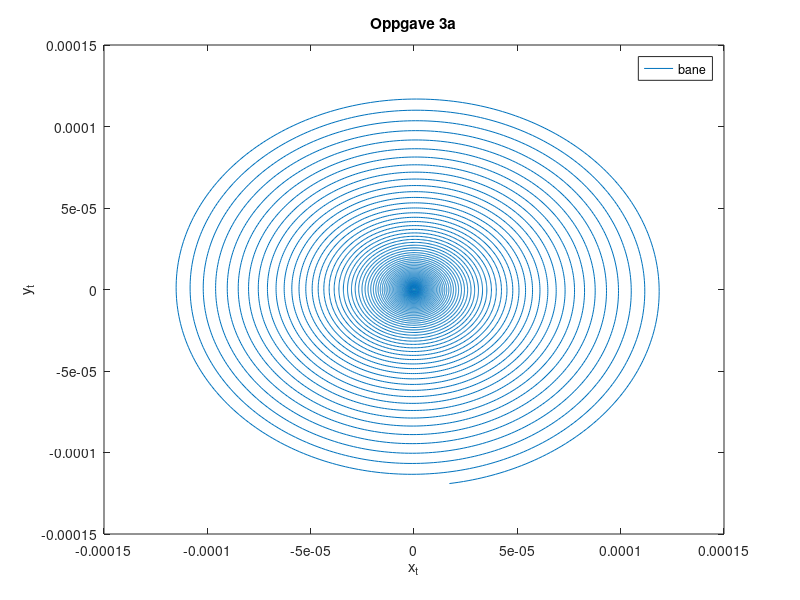

Write MATLAB code to recreate this figure.

% variabler
m_p = 1.67*10e-27;
e = 1.6*10e-19;
v0 = [0,0,0];
r0 = [0,0,0];
B = [0,0,2]; %B=(0,0,2T)
dt = 1e-10;
t0 = 0;
t1 = 3e-6;
t=t0:dt:t1;
r = r0;
v = v0;
E0 = [90/25 0 0 ];
E=E0;
Bs=sqrt(B(:,1)^2 + B(:,2)^2 +B(:,3)^2) ; 
omega = (e*Bs)/m_p;

for i=2:length(t)
    
    F_B = e.*(cross(v(i-1,:),B));
    F_E = E.*e;
    F = F_E+F_B;
    a = F./m_p;
    v(i,:) = v(i-1,:) + a.*dt;
    r(i,:) = r(i-1,:) + v(i-1,:).*dt;
    if (r(i-1,1) <= 0.1 && r(i-1,1) >= -0.1)
        E = E0.*cos(omega*t(i).*[1 0 0]);
        
    else
        E = [0,0,0];
    end
end

figure()
plot(r(:,1), r(:,2))
legend('bane'); title('Oppgave 3a')
xlabel('x_t'); ylabel('y_t')

